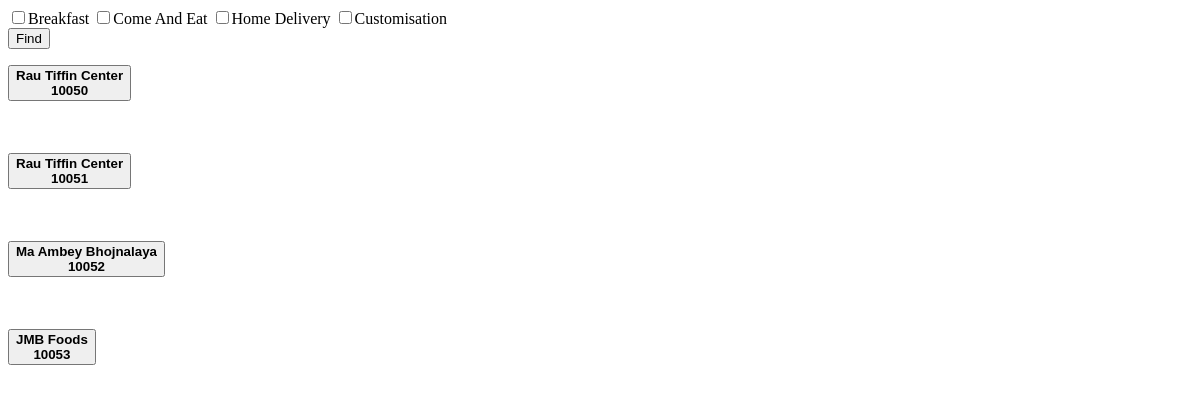
The app's page /show-tiff.php (signed in), older data.
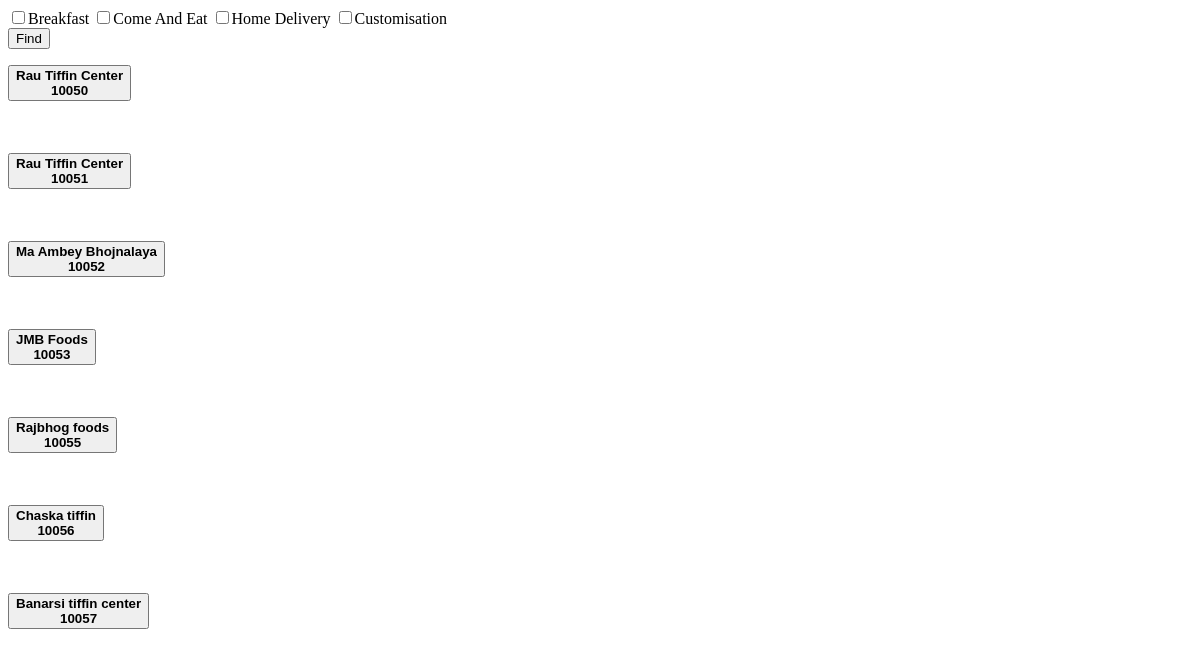
The same page, newer data.
### tables this page shows
CREATE TABLE `tiffin_facility` (
  `uid` int(6) NOT NULL,
  `cid` int(6) NOT NULL,
  `l` int(1) NOT NULL DEFAULT '0',
  `ld` varchar(50) NOT NULL DEFAULT '',
  `b` int(1) NOT NULL DEFAULT '0',
  `bd` varchar(50) NOT NULL DEFAULT '',
  `d` int(1) NOT NULL DEFAULT '0',
  `dd` varchar(50) NOT NULL DEFAULT '',
  `hd` int(1) NOT NULL DEFAULT '0',
  `cae` int(1) NOT NULL DEFAULT '0',
  `c` int(1) NOT NULL DEFAULT '0',
  `avgcost` int(50) NOT NULL
);

CREATE TABLE `tiffin_address` (
  `uid` int(6) NOT NULL,
  `cid` int(6) NOT NULL,
  `bn` varchar(30) NOT NULL DEFAULT '',
  `bno` varchar(10) NOT NULL DEFAULT '',
  `state` varchar(40) NOT NULL DEFAULT '',
  `city` varchar(40) NOT NULL DEFAULT '',
  `landmark` varchar(40) NOT NULL DEFAULT '',
  `area` varchar(100) NOT NULL DEFAULT '',
  `sarea` varchar(100) NOT NULL,
  `vt` varchar(40) NOT NULL DEFAULT '',
  `pincode` varchar(6) NOT NULL DEFAULT '',
  `image` blob NOT NULL,
  `lng` varchar(50) NOT NULL,
  `lat` varchar(50) NOT NULL
);

### show-tiff.php (the view, shortened to what this page needs)
<html>
<head>
</head>
<body>
<?php
if( isset($_SESSION['id']))
{ include("db-connection.php");
$v1=0;
$v2=0;
$v3=0;
$v4=0;
?>
<form action="" method="post">
<input type="checkbox" value="breakfast"   id="v1" name="v[]">Breakfast
<input type="checkbox" value="comeAndEat"  id="v1"  name="v[]">Come And Eat
<input type="checkbox" value="homeDelivery" id="v1"   name="v[]">Home Delivery
<input type="checkbox" value="customisation"  id="v1" name="v[]">Customisation  <br>
<input type="Submit" value="Find"></input>
</form>
<?php
$query = "SELECT * FROM tiffin_facility natural join tiffin_address where ((b = $v1 or b=1)and  (cae = $v2 or cae=1) and  (hd = $v3 or hd=1) and (c = $v4 or c=1))";
if ($result = mysqli_query($conn,$query)) {
    while ($row = $result->fetch_assoc()) {
        $field1name = $row["bn"];
        $cid = $row["cid"];
?>
<form action="" method="post">
<button  type="submit" name="show">
<?php
        echo '<b>'.$field1name.'</b><br />';
         echo '<b>'.$cid.'</b><br />';
?>
</button>
</form>
<br><br>
<?php
}
}
}
else{
	echo "Please login First";
}
?>
</body>
</html>

Row changes from the older to the newer data that the page shows:
added tiffin_facility: tiffin_address.bn "Rajbhog foods", cid "10055"
added tiffin_facility: tiffin_address.bn "Chaska tiffin", cid "10056"
added tiffin_facility: tiffin_address.bn "Banarsi tiffin center", cid "10057"
